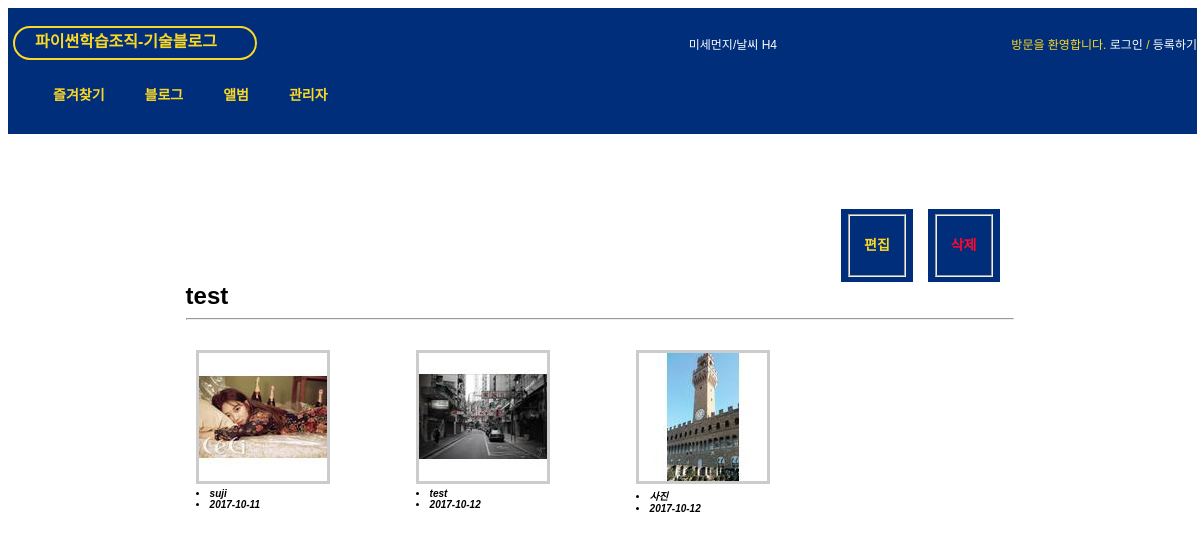
Page /photo/album/1/ on the earlier database version.
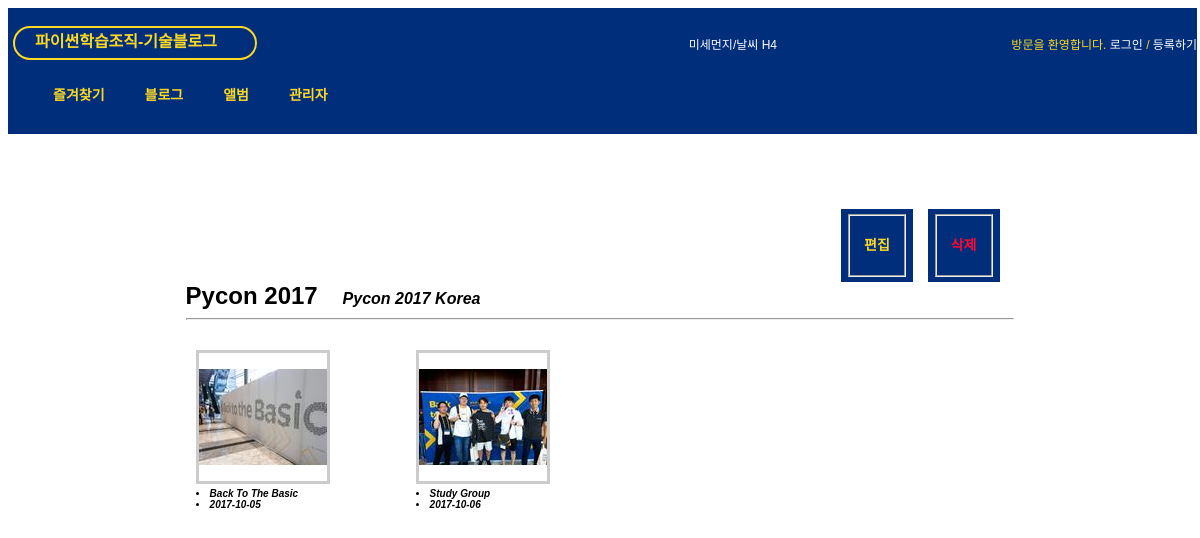
Same page on the later database version.
### photo/models.py (models this page shows, shortened)
@python_2_unicode_compatible
class Album(models.Model):
	name = models.CharField(max_length=50)
	description = models.CharField('One Line Description', max_length=100, blank=True)
	owner = models.ForeignKey(User, null=True) # for edit
	class Meta:
		ordering = ['name']

@python_2_unicode_compatible
class Photo(models.Model):
	album = models.ForeignKey(Album)
	title = models.CharField(max_length=50)
	image = ThumbnailImageField(upload_to='photo/%Y/%m')
	description = models.TextField('Photo Description', blank=True)
	upload_date = models.DateTimeField('Upload Date', auto_now_add=True)
	owner = models.ForeignKey(User, null=True) # for edit
	class Meta:
		ordering = ['title']

### photo/views.py (the view)
# urls.py: url(r'^album/(?P<pk>\d+)/$', AlbumDV.as_view(), name = 'album_detail'),
class AlbumDV(DetailView):
	model = Album

### photo/fields.py (called while the page is built)
def _add_thumb(s):
	parts = s.split(".")
	parts.insert(-1, "thumb")
	if parts[-1].lower() not in ['jpeg','jpg']:
		parts[-1] = 'jpg'
	return ".".join(parts)

	def _get_thumb_url(self):
		return _add_thumb(self.url)

### photo/templates/photo/album_detail.html (shortened to what this page needs)
{% extends "base.html" %}
{% load staticfiles %}
{% block extrastyle %}{% static "photo/photo.css" %}{% endblock %}
{% block content %}
<div id ="content">
	<div class="fl_right">
		<div class="content-container" style="position: relative;" onclick="fn_move('delete', {{object.id }});"><fieldset><h3 style="text-align:center;color:rgba(252,10,50,1);">삭제</h3></fieldset></div>
	</div>
	<div class="fl_right">
		<div class="content-container" style="position: relative;" onclick="fn_move('update', {{object.id }});"><fieldset><h3 style="text-align:center;color:rgba(252,217,36,1);">편집</h3></fieldset></div>
	</div>
	<div class="clear_float">
		<h2 style="display:inline;">{{ object.name}}</h2>
		<b><i>{{ object.description }}</i></b>
	</div>
	<hr/>
	<div class="album-detail">
		{% for photo in object.photo_set.all %}
		<div class="album-detail-photo">
			<a href="{{ photo.get_absoulte_url }}">
				<img class="thumbnail" src="{{ photo.image.thumb_url }}" />
			</a>
			<li>{{ photo.title}}</li>
			<li>{{ photo.upload_date|date:"Y-m-d" }}</li>
		</div>
		{% endfor %}
	</div>
</div>
{% endblock %}

### templates/base.html (shortened to what this page needs)
<!DOCTYPE html>
<!DOCTYPE html>
<html lang="ko">
<head>
{% load staticfiles %}
<link rel="stylesheet" title="basecss" type="text/css" href="{% static 'css/base.css' %}" />
<link rel="stylesheet" type="text/css" href="{% block extrastyle %}{% endblock %}" />
</head>
<body>
	<div id="header">
		<a href="{% url 'home' %}" id="gohome" style="width: 220px;"><h2 class="maintitle">파이썬학습조직-기술블로그</h2></a>
		<h4 class="welcome"><a href="#" class="weather">미세먼지/날씨 H4</a></h4>
		{% if user.is_active %}
		<h4 class="welcome">환영합니다,
			<strong>{% firstof user.get_short_name user.get_username %}</strong>
			<a href="{% url 'password_change' %}">비밀번호 변경</a> /
			<a href="{% url 'logout' %}">로그아웃</a>
		</h4>
		{% else %}
		<h4 class="welcome">방문을 환영합니다.
			<a href="{% url 'login' %}">로그인</a> /
			<a href="{% url 'register' %}">등록하기 </a>
		</h4>
		{% endif %}
	</div>
	<div id="menu">
		<li><a href="{% url 'bookmark:index' %}">즐겨찾기</a></li>
		<li><a href="{% url 'blog:index' %}">블로그</a></li>
		<li><a href="{% url 'photo:index' %}">앨범</a></li>
		<li><a href="{% url 'admin:index' %}">관리자</a></li>
	</div>
	<div style="height: 20px;background:rgba(0,46,122,1); padding-left: 5px;width: 100%;"></div>
	{% block content %}{% endblock %}
</body>
</html>

### static/css/base.css (style rules this page uses)
body { font-family: "Lucida Grande", Verdana, Arial, sans-serif; font-size: 12px; }
h4 { font-size: 16px; }
div#header { position: relative; top: 0px; left: 0px; padding-top: 5px; padding-left: 5px; height: 30px; width: 100%; display: table; background: rgba(0,46,122,1); }
div#menu { position: relative; left: 0px; height: 30px; width: 100%; padding-top: 10px; padding-left: 5px; table-layout: fixed; border-spacing: 40px 0px; background: rgba(0,46,122,1); font-size: 8px; }
div#content { position: relative; top: 70px; width: 70%; margin-left: 15%; align-content: center; font-size: 16px; }
.maintitle { float:left; vertical-align: middle; padding-left: 20px; color: rgba(252,217,36,1); font-weight: bold; font-size: 16px; border: 2px solid rgba(252,217,36,1); border-radius: 25px; width: 220px; height: 30px; text-decoration: none !important; }
.welcome { display: table-cell; vertical-align: middle; text-align: right; padding-left: 20px; color: rgba(252,217,36,1); font-weight: normal; font-size: 12px; width: 400px; }
.welcome a:link, .welcome a:visited { color: white; }
div#menu a:link, div#menu a:visited { color: rgba(252,217,36,1); text-decoration: none !important; font-size: 14px; }
div#menu > li { display: table-cell; vertical-align: middle; border: 0px solid rgba(252,217,36,1); border-radius: 25px; text-align: center; font-weight: bold; }
a:link, a:visited { color: #434b51; text-decoration: none !important; }
.weather { color: #ffffff; text-decoration: none !important; }
.content-container { background:rgba(0,46,122,1); width:100%; margin-top:10px; padding:5px; position:relative; font-size:12px; font-family:"Malgun Gothic", "맑은 고딕", arial, dotum, gulim; cursor: pointer; }
.fl_right { position: relative; float: right; }

### photo/static/photo/photo.css (style rules this page uses)
div.album-detail { margin: 30px 10px; }
div.album-detail-photo { float:left; width:220px; height:220px; }
div.album-detail-photo > li { font-size: 10px; font-weight: bold; font-style: italic; }
img.thumbnail { border:3px solid #ccc; }
div.clear_float { clear: both; }
.content-container { background:rgba(0,46,122,1); width:100%; margin-top:5px; padding:5px; position:relative; font-size:12px; font-family:"Malgun Gothic", "맑은 고딕", arial, dotum, gulim; cursor: pointer; }
.fl_right { position: relative; float: right; padding-right: 3%; }

Differences in the rows shown:
removed Photo: shows a picture, title "suji", upload_date "2017-10-11"
no longer on this page (row edited): Photo: shows a picture, title "test", upload_date "2017-10-12"
removed Photo: shows a picture, title "사진", upload_date "2017-10-12"
changed Album: name "test" → "Pycon 2017"; description (not shown) → "Pycon 2017 Korea"
added Photo: shows a picture, title "Back To The Basic", upload_date "2017-10-05"
added Photo: shows a picture, title "Study Group", upload_date "2017-10-06"
